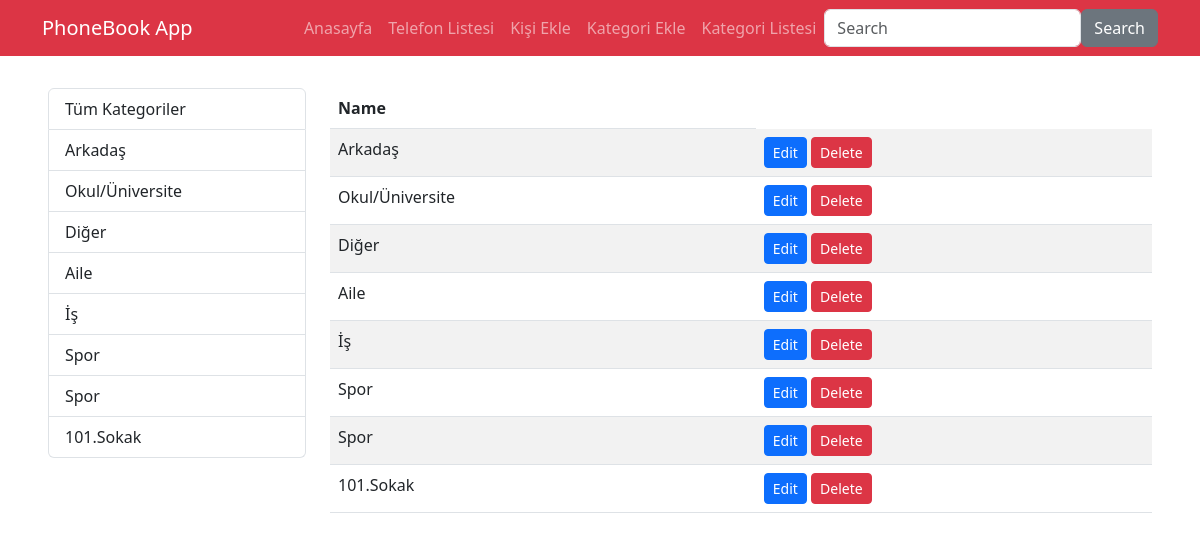
Before: /phonebook_app/kategorilistesi/ with the older database file.
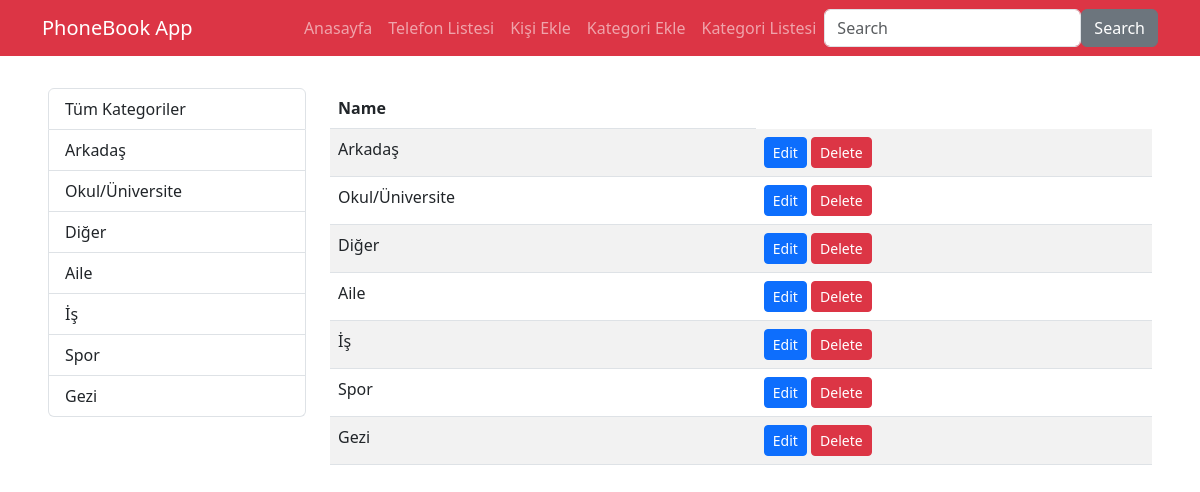
After: the same page with the newer database file.
### phonebook_app/models.py (models this page shows, shortened)
class Category(models.Model):
    name = models.CharField(max_length=50)
    class Meta:
        verbose_name = "Kategori"
        verbose_name_plural = "Kategoriler"

### phonebook_app/views.py (the view)
# urls.py: path("kategorilistesi/", views.kategori_listesi, name="kategorilistesi"),
def kategori_listesi(request):
    categories = Category.objects.all()
    return render(
        request, "phonebook/kategori_listesi.html", {"categories": categories}
    )

### phonebook_app/templates/phonebook/kategori_listesi.html
{% extends 'base.html' %}
{% load static %}
{% block css_files %}
  <link rel="stylesheet" href="{% static 'phonebook_app/css/style.css' %}" />
{% endblock %}
{% block content %}
<table class="table table-striped">
  <thead>
    <tr>
      <th scope="col">Name</th>
    </tr>
  </thead>
  <tbody>
    {% for category in categories %}
    <tr>
      <td>
        <a class="list-group-item">{{ category.name }}</a></li>
      </td>
      <td><div class="buttons mt-3">
        <a href="{% url 'kategoriduzenle' category.id %}" class="btn btn-primary btn-sm">Edit</a>
        <a href="{% url 'kategorisil' category.id %}" class="btn btn-danger btn-sm">Delete</a>
      </div></td>
    </tr>
    {% endfor %}
  </tbody>
</table>
{% endblock %}

### templates/sidebar.html (shortened to what this page needs)
{% load static %}
{% block content %}
{% block css_files %}
  <link rel="stylesheet" href="{% static 'phonebook_app/css/style.css' %}" />
{% endblock %}
<div class="list-group">
    <a href="{% url 'phone_index' %}" class="list-group-item mb-3">Tüm Kategoriler</a>
    {% for category in categories %}
        <a class="list-group-item">{{ category.name }}</a></li>
    {% endfor %}
</div>
{% endblock %}

Changed rows visible on the page:
removed Category: name "Spor"
removed Category: name "101.Sokak"
added Category: name "Gezi"
